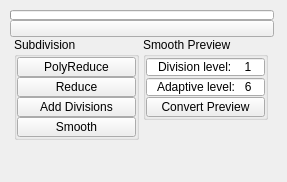
<?xml version="1.0" encoding="UTF-8"?>
<ui version="4.0">
 <class>QtUi</class>
 <widget class="QMainWindow" name="QtUi">
  <property name="enabled">
   <bool>true</bool>
  </property>
  <property name="geometry">
   <rect>
    <x>0</x>
    <y>0</y>
    <width>287</width>
    <height>182</height>
   </rect>
  </property>
  <property name="minimumSize">
   <size>
    <width>0</width>
    <height>0</height>
   </size>
  </property>
  <property name="maximumSize">
   <size>
    <width>999</width>
    <height>999</height>
   </size>
  </property>
  <property name="windowTitle">
   <string>Toolkit</string>
  </property>
  <property name="tabShape">
   <enum>QTabWidget::Triangular</enum>
  </property>
  <property name="dockNestingEnabled">
   <bool>true</bool>
  </property>
  <property name="dockOptions">
   <set>QMainWindow::AllowNestedDocks|QMainWindow::AllowTabbedDocks|QMainWindow::AnimatedDocks|QMainWindow::ForceTabbedDocks</set>
  </property>
  <widget class="QWidget" name="mainWindow">
   <widget class="QWidget" name="layoutWidget_2">
    <property name="geometry">
     <rect>
      <x>10</x>
      <y>10</y>
      <width>264</width>
      <height>151</height>
     </rect>
    </property>
    <layout class="QGridLayout" name="gridLayout_2">
     <property name="spacing">
      <number>0</number>
     </property>
     <item row="0" column="1" colspan="2">
      <widget class="TkProgressBar" name="progressBar">
       <property name="sizePolicy">
        <sizepolicy hsizetype="Ignored" vsizetype="Fixed">
         <horstretch>0</horstretch>
         <verstretch>0</verstretch>
        </sizepolicy>
       </property>
       <property name="minimumSize">
        <size>
         <width>0</width>
         <height>10</height>
        </size>
       </property>
       <property name="maximumSize">
        <size>
         <width>16777215</width>
         <height>10</height>
        </size>
       </property>
       <property name="value">
        <number>0</number>
       </property>
       <property name="textVisible">
        <bool>false</bool>
       </property>
      </widget>
     </item>
     <item row="2" column="1" colspan="2">
      <layout class="QHBoxLayout" name="horizontalLayout">
       <item>
        <layout class="QVBoxLayout" name="verticalLayout">
         <property name="spacing">
          <number>0</number>
         </property>
         <item>
          <widget class="QGroupBox" name="subdivision">
           <property name="minimumSize">
            <size>
             <width>125</width>
             <height>0</height>
            </size>
           </property>
           <property name="maximumSize">
            <size>
             <width>125</width>
             <height>999</height>
            </size>
           </property>
           <property name="title">
            <string>Subdivision</string>
           </property>
           <layout class="QVBoxLayout" name="verticalLayout_3">
            <property name="spacing">
             <number>0</number>
            </property>
            <property name="leftMargin">
             <number>0</number>
            </property>
            <property name="topMargin">
             <number>0</number>
            </property>
            <property name="rightMargin">
             <number>0</number>
            </property>
            <property name="bottomMargin">
             <number>0</number>
            </property>
            <item>
             <widget class="QPushButton" name="b004">
              <property name="enabled">
               <bool>true</bool>
              </property>
              <property name="minimumSize">
               <size>
                <width>0</width>
                <height>20</height>
               </size>
              </property>
              <property name="maximumSize">
               <size>
                <width>999</width>
                <height>20</height>
               </size>
              </property>
              <property name="toolTip">
               <string>Simplify a polygonal object by reducing geometry while preserving the overall shape of the mesh.</string>
              </property>
              <property name="text">
               <string>PolyReduce</string>
              </property>
              <property name="iconSize">
               <size>
                <width>18</width>
                <height>18</height>
               </size>
              </property>
             </widget>
            </item>
            <item>
             <widget class="QPushButton" name="b005">
              <property name="enabled">
               <bool>true</bool>
              </property>
              <property name="minimumSize">
               <size>
                <width>0</width>
                <height>20</height>
               </size>
              </property>
              <property name="maximumSize">
               <size>
                <width>999</width>
                <height>20</height>
               </size>
              </property>
              <property name="toolTip">
               <string>Reduce number of poliginal components for selected objects</string>
              </property>
              <property name="text">
               <string>Reduce</string>
              </property>
              <property name="iconSize">
               <size>
                <width>18</width>
                <height>18</height>
               </size>
              </property>
             </widget>
            </item>
            <item>
             <widget class="QPushButton" name="b008">
              <property name="enabled">
               <bool>true</bool>
              </property>
              <property name="minimumSize">
               <size>
                <width>0</width>
                <height>20</height>
               </size>
              </property>
              <property name="maximumSize">
               <size>
                <width>999</width>
                <height>20</height>
               </size>
              </property>
              <property name="toolTip">
               <string>Tesselate modifier</string>
              </property>
              <property name="text">
               <string>Add Divisions</string>
              </property>
              <property name="iconSize">
               <size>
                <width>18</width>
                <height>18</height>
               </size>
              </property>
              <property name="balette" stdset="0">
               <palette>
                <active>
                 <colorrole role="Base">
                  <brush brushstyle="SolidPattern">
                   <color alpha="255">
                    <red>255</red>
                    <green>255</green>
                    <blue>255</blue>
                   </color>
                  </brush>
                 </colorrole>
                </active>
                <inactive>
                 <colorrole role="Base">
                  <brush brushstyle="SolidPattern">
                   <color alpha="255">
                    <red>255</red>
                    <green>255</green>
                    <blue>255</blue>
                   </color>
                  </brush>
                 </colorrole>
                </inactive>
                <disabled>
                 <colorrole role="Base">
                  <brush brushstyle="SolidPattern">
                   <color alpha="255">
                    <red>255</red>
                    <green>85</green>
                    <blue>0</blue>
                   </color>
                  </brush>
                 </colorrole>
                </disabled>
               </palette>
              </property>
             </widget>
            </item>
            <item>
             <widget class="QPushButton" name="b009">
              <property name="enabled">
               <bool>true</bool>
              </property>
              <property name="minimumSize">
               <size>
                <width>0</width>
                <height>20</height>
               </size>
              </property>
              <property name="maximumSize">
               <size>
                <width>999</width>
                <height>20</height>
               </size>
              </property>
              <property name="toolTip">
               <string>Smooth modifier</string>
              </property>
              <property name="text">
               <string>Smooth</string>
              </property>
              <property name="iconSize">
               <size>
                <width>18</width>
                <height>18</height>
               </size>
              </property>
             </widget>
            </item>
           </layout>
          </widget>
         </item>
         <item>
          <spacer name="verticalSpacer">
           <property name="orientation">
            <enum>Qt::Vertical</enum>
           </property>
           <property name="sizeHint" stdset="0">
            <size>
             <width>20</width>
             <height>40</height>
            </size>
           </property>
          </spacer>
         </item>
        </layout>
       </item>
       <item>
        <layout class="QVBoxLayout" name="verticalLayout_2">
         <property name="spacing">
          <number>0</number>
         </property>
         <item>
          <widget class="QGroupBox" name="gb000">
           <property name="minimumSize">
            <size>
             <width>125</width>
             <height>0</height>
            </size>
           </property>
           <property name="maximumSize">
            <size>
             <width>125</width>
             <height>999</height>
            </size>
           </property>
           <property name="title">
            <string>Smooth Preview</string>
           </property>
           <layout class="QVBoxLayout" name="verticalLayout_4">
            <property name="spacing">
             <number>0</number>
            </property>
            <property name="leftMargin">
             <number>0</number>
            </property>
            <property name="topMargin">
             <number>0</number>
            </property>
            <property name="rightMargin">
             <number>0</number>
            </property>
            <property name="bottomMargin">
             <number>0</number>
            </property>
            <item>
             <widget class="QSpinBox" name="s000">
              <property name="minimumSize">
               <size>
                <width>0</width>
                <height>20</height>
               </size>
              </property>
              <property name="maximumSize">
               <size>
                <width>999</width>
                <height>20</height>
               </size>
              </property>
              <property name="baseSize">
               <size>
                <width>0</width>
                <height>0</height>
               </size>
              </property>
              <property name="toolTip">
               <string>Smooth Preview: Division Level</string>
              </property>
              <property name="alignment">
               <set>Qt::AlignCenter</set>
              </property>
              <property name="buttonSymbols">
               <enum>QAbstractSpinBox::NoButtons</enum>
              </property>
              <property name="prefix">
               <string>Division level:    </string>
              </property>
              <property name="minimum">
               <number>0</number>
              </property>
              <property name="maximum">
               <number>10</number>
              </property>
              <property name="value">
               <number>1</number>
              </property>
             </widget>
            </item>
            <item>
             <widget class="QSpinBox" name="s001">
              <property name="minimumSize">
               <size>
                <width>0</width>
                <height>20</height>
               </size>
              </property>
              <property name="maximumSize">
               <size>
                <width>999</width>
                <height>20</height>
               </size>
              </property>
              <property name="baseSize">
               <size>
                <width>0</width>
                <height>0</height>
               </size>
              </property>
              <property name="toolTip">
               <string>Smooth Preview: Division Level</string>
              </property>
              <property name="alignment">
               <set>Qt::AlignCenter</set>
              </property>
              <property name="buttonSymbols">
               <enum>QAbstractSpinBox::NoButtons</enum>
              </property>
              <property name="prefix">
               <string>Adaptive level:   </string>
              </property>
              <property name="minimum">
               <number>0</number>
              </property>
              <property name="maximum">
               <number>10</number>
              </property>
              <property name="value">
               <number>6</number>
              </property>
             </widget>
            </item>
            <item>
             <widget class="QPushButton" name="b011">
              <property name="enabled">
               <bool>true</bool>
              </property>
              <property name="minimumSize">
               <size>
                <width>0</width>
                <height>20</height>
               </size>
              </property>
              <property name="maximumSize">
               <size>
                <width>999</width>
                <height>20</height>
               </size>
              </property>
              <property name="toolTip">
               <string>Convert smooth mesh preview to polygons</string>
              </property>
              <property name="text">
               <string>Convert Preview</string>
              </property>
              <property name="iconSize">
               <size>
                <width>18</width>
                <height>18</height>
               </size>
              </property>
             </widget>
            </item>
           </layout>
          </widget>
         </item>
         <item>
          <spacer name="verticalSpacer_2">
           <property name="orientation">
            <enum>Qt::Vertical</enum>
           </property>
           <property name="sizeHint" stdset="0">
            <size>
             <width>20</width>
             <height>40</height>
            </size>
           </property>
          </spacer>
         </item>
        </layout>
       </item>
      </layout>
     </item>
     <item row="1" column="1" colspan="2">
      <widget class="TkPushButton_Draggable" name="pin">
       <property name="minimumSize">
        <size>
         <width>19</width>
         <height>17</height>
        </size>
       </property>
       <property name="maximumSize">
        <size>
         <width>999</width>
         <height>17</height>
        </size>
       </property>
       <property name="text">
        <string/>
       </property>
       <property name="checkable">
        <bool>true</bool>
       </property>
      </widget>
     </item>
    </layout>
   </widget>
  </widget>
 </widget>
 <customwidgets>
  <customwidget>
   <class>TkPushButton_Draggable</class>
   <extends>QPushButton</extends>
   <header>widgets.tkpushbuttondraggable.h</header>
  </customwidget>
  <customwidget>
   <class>TkProgressBar</class>
   <extends>QProgressBar</extends>
   <header>widgets.tkprogressbar.h</header>
  </customwidget>
 </customwidgets>
 <resources/>
 <connections/>
 <designerdata>
  <property name="gridDeltaX">
   <number>5</number>
  </property>
  <property name="gridDeltaY">
   <number>5</number>
  </property>
  <property name="gridSnapX">
   <bool>true</bool>
  </property>
  <property name="gridSnapY">
   <bool>true</bool>
  </property>
  <property name="gridVisible">
   <bool>true</bool>
  </property>
 </designerdata>
</ui>
